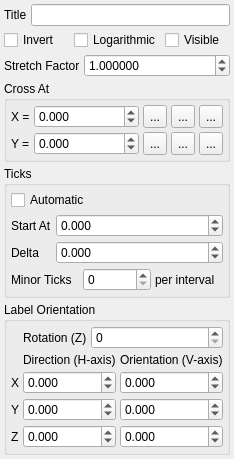
              <widget class="QWidget" name="ZAxisTab">
               <attribute name="title">
                <string>Z Axis</string>
               </attribute>
               <layout class="QVBoxLayout" name="verticalLayout_20">
                <property name="spacing">
                 <number>4</number>
                </property>
                <property name="margin">
                 <number>4</number>
                </property>
                <item>
                 <layout class="QHBoxLayout" name="horizontalLayout_26">
                  <item>
                   <widget class="QLabel" name="label_36">
                    <property name="text">
                     <string>Title</string>
                    </property>
                   </widget>
                  </item>
                  <item>
                   <widget class="QLineEdit" name="ViewZAxisTitleEdit"/>
                  </item>
                 </layout>
                </item>
                <item>
                 <layout class="QHBoxLayout" name="horizontalLayout_23">
                  <item>
                   <widget class="QCheckBox" name="ViewZAxisInvertCheck">
                    <property name="text">
                     <string>Invert</string>
                    </property>
                   </widget>
                  </item>
                  <item>
                   <widget class="QCheckBox" name="ViewZAxisLogarithmicCheck">
                    <property name="text">
                     <string>Logarithmic</string>
                    </property>
                   </widget>
                  </item>
                  <item>
                   <widget class="QCheckBox" name="ViewZAxisVisibleCheck">
                    <property name="text">
                     <string>Visible</string>
                    </property>
                   </widget>
                  </item>
                 </layout>
                </item>
                <item>
                 <layout class="QHBoxLayout" name="horizontalLayout_30">
                  <item>
                   <widget class="QLabel" name="label_40">
                    <property name="text">
                     <string>Stretch Factor</string>
                    </property>
                   </widget>
                  </item>
                  <item>
                   <widget class="QDoubleSpinBox" name="ViewZAxisStretchSpin">
                    <property name="sizePolicy">
                     <sizepolicy hsizetype="Expanding" vsizetype="Fixed">
                      <horstretch>0</horstretch>
                      <verstretch>0</verstretch>
                     </sizepolicy>
                    </property>
                    <property name="toolTip">
                     <string/>
                    </property>
                    <property name="decimals">
                     <number>6</number>
                    </property>
                    <property name="minimum">
                     <double>0.000001000000000</double>
                    </property>
                    <property name="maximum">
                     <double>1000000.000000000000000</double>
                    </property>
                    <property name="singleStep">
                     <double>0.010000000000000</double>
                    </property>
                    <property name="value">
                     <double>1.000000000000000</double>
                    </property>
                   </widget>
                  </item>
                 </layout>
                </item>
                <item>
                 <widget class="QGroupBox" name="ZAxisCrossGroup">
                  <property name="title">
                   <string>Cross At</string>
                  </property>
                  <layout class="QVBoxLayout" name="verticalLayout_17">
                   <property name="spacing">
                    <number>4</number>
                   </property>
                   <property name="margin">
                    <number>4</number>
                   </property>
                   <item>
                    <layout class="QGridLayout" name="gridLayout_8">
                     <property name="spacing">
                      <number>4</number>
                     </property>
                     <item row="0" column="0">
                      <widget class="QLabel" name="label_12">
                       <property name="sizePolicy">
                        <sizepolicy hsizetype="Minimum" vsizetype="Preferred">
                         <horstretch>0</horstretch>
                         <verstretch>0</verstretch>
                        </sizepolicy>
                       </property>
                       <property name="text">
                        <string>X =</string>
                       </property>
                      </widget>
                     </item>
                     <item row="0" column="1">
                      <widget class="QDoubleSpinBox" name="ViewZAxisCrossAtXSpin">
                       <property name="sizePolicy">
                        <sizepolicy hsizetype="Expanding" vsizetype="Fixed">
                         <horstretch>0</horstretch>
                         <verstretch>0</verstretch>
                        </sizepolicy>
                       </property>
                       <property name="decimals">
                        <number>3</number>
                       </property>
                       <property name="minimum">
                        <double>-1000000.000000000000000</double>
                       </property>
                       <property name="maximum">
                        <double>1000000.000000000000000</double>
                       </property>
                      </widget>
                     </item>
                     <item row="1" column="0">
                      <widget class="QLabel" name="label_13">
                       <property name="sizePolicy">
                        <sizepolicy hsizetype="Minimum" vsizetype="Preferred">
                         <horstretch>0</horstretch>
                         <verstretch>0</verstretch>
                        </sizepolicy>
                       </property>
                       <property name="text">
                        <string>Y =</string>
                       </property>
                      </widget>
                     </item>
                     <item row="1" column="1">
                      <widget class="QDoubleSpinBox" name="ViewZAxisCrossAtYSpin">
                       <property name="sizePolicy">
                        <sizepolicy hsizetype="Expanding" vsizetype="Fixed">
                         <horstretch>0</horstretch>
                         <verstretch>0</verstretch>
                        </sizepolicy>
                       </property>
                       <property name="decimals">
                        <number>3</number>
                       </property>
                       <property name="minimum">
                        <double>-1000000.000000000000000</double>
                       </property>
                       <property name="maximum">
                        <double>1000000.000000000000000</double>
                       </property>
                      </widget>
                     </item>
                     <item row="0" column="2">
                      <widget class="QToolButton" name="ViewZAxisCrossAtXSetMinimumButton">
                       <property name="maximumSize">
                        <size>
                         <width>24</width>
                         <height>24</height>
                        </size>
                       </property>
                       <property name="toolTip">
                        <string>Set to minimum source data value</string>
                       </property>
                       <property name="text">
                        <string>...</string>
                       </property>
                       <property name="icon">
                        <iconset resource="icons.qrc">
                         <normaloff>:/fqplot/icons/toleftlimit.svg</normaloff>:/fqplot/icons/toleftlimit.svg</iconset>
                       </property>
                      </widget>
                     </item>
                     <item row="0" column="4">
                      <widget class="QToolButton" name="ViewZAxisCrossAtXSetMaximumButton">
                       <property name="maximumSize">
                        <size>
                         <width>24</width>
                         <height>24</height>
                        </size>
                       </property>
                       <property name="toolTip">
                        <string>Set to maximum source data value</string>
                       </property>
                       <property name="text">
                        <string>...</string>
                       </property>
                       <property name="icon">
                        <iconset resource="icons.qrc">
                         <normaloff>:/fqplot/icons/torightlimit.svg</normaloff>:/fqplot/icons/torightlimit.svg</iconset>
                       </property>
                      </widget>
                     </item>
                     <item row="0" column="3">
                      <widget class="QToolButton" name="ViewZAxisCrossAtXSetZeroButton">
                       <property name="maximumSize">
                        <size>
                         <width>24</width>
                         <height>24</height>
                        </size>
                       </property>
                       <property name="toolTip">
                        <string>Set to zero</string>
                       </property>
                       <property name="text">
                        <string>...</string>
                       </property>
                       <property name="icon">
                        <iconset resource="icons.qrc">
                         <normaloff>:/fqplot/icons/tozero.svg</normaloff>:/fqplot/icons/tozero.svg</iconset>
                       </property>
                      </widget>
                     </item>
                     <item row="1" column="2">
                      <widget class="QToolButton" name="ViewZAxisCrossAtYSetMinimumButton">
                       <property name="maximumSize">
                        <size>
                         <width>24</width>
                         <height>24</height>
                        </size>
                       </property>
                       <property name="toolTip">
                        <string>Set to minimum source data value</string>
                       </property>
                       <property name="text">
                        <string>...</string>
                       </property>
                       <property name="icon">
                        <iconset resource="icons.qrc">
                         <normaloff>:/fqplot/icons/toleftlimit.svg</normaloff>:/fqplot/icons/toleftlimit.svg</iconset>
                       </property>
                      </widget>
                     </item>
                     <item row="1" column="3">
                      <widget class="QToolButton" name="ViewZAxisCrossAtYSetZeroButton">
                       <property name="maximumSize">
                        <size>
                         <width>24</width>
                         <height>24</height>
                        </size>
                       </property>
                       <property name="toolTip">
                        <string>Set to zero</string>
                       </property>
                       <property name="text">
                        <string>...</string>
                       </property>
                       <property name="icon">
                        <iconset resource="icons.qrc">
                         <normaloff>:/fqplot/icons/tozero.svg</normaloff>:/fqplot/icons/tozero.svg</iconset>
                       </property>
                      </widget>
                     </item>
                     <item row="1" column="4">
                      <widget class="QToolButton" name="ViewZAxisCrossAtYSetMaximumButton">
                       <property name="maximumSize">
                        <size>
                         <width>24</width>
                         <height>24</height>
                        </size>
                       </property>
                       <property name="toolTip">
                        <string>Set to maximum source data value</string>
                       </property>
                       <property name="text">
                        <string>...</string>
                       </property>
                       <property name="icon">
                        <iconset resource="icons.qrc">
                         <normaloff>:/fqplot/icons/torightlimit.svg</normaloff>:/fqplot/icons/torightlimit.svg</iconset>
                       </property>
                      </widget>
                     </item>
                    </layout>
                   </item>
                  </layout>
                 </widget>
                </item>
                <item>
                 <widget class="QGroupBox" name="ZAxisTicksGroup">
                  <property name="title">
                   <string>Ticks</string>
                  </property>
                  <layout class="QVBoxLayout" name="verticalLayout_18">
                   <property name="spacing">
                    <number>4</number>
                   </property>
                   <property name="margin">
                    <number>4</number>
                   </property>
                   <item>
                    <widget class="QCheckBox" name="ViewZAxisAutoTicksCheck">
                     <property name="text">
                      <string>Automatic</string>
                     </property>
                    </widget>
                   </item>
                   <item>
                    <widget class="QWidget" name="ViewZAxisTicksWidget" native="true">
                     <layout class="QVBoxLayout" name="verticalLayout_19">
                      <property name="spacing">
                       <number>0</number>
                      </property>
                      <property name="margin">
                       <number>0</number>
                      </property>
                      <item>
                       <layout class="QGridLayout" name="gridLayout_9">
                        <property name="spacing">
                         <number>4</number>
                        </property>
                        <item row="0" column="0">
                         <widget class="QLabel" name="label_14">
                          <property name="sizePolicy">
                           <sizepolicy hsizetype="Minimum" vsizetype="Preferred">
                            <horstretch>0</horstretch>
                            <verstretch>0</verstretch>
                           </sizepolicy>
                          </property>
                          <property name="text">
                           <string>Start At</string>
                          </property>
                         </widget>
                        </item>
                        <item row="0" column="1">
                         <widget class="QDoubleSpinBox" name="ViewZAxisTicksStartSpin">
                          <property name="sizePolicy">
                           <sizepolicy hsizetype="Expanding" vsizetype="Fixed">
                            <horstretch>0</horstretch>
                            <verstretch>0</verstretch>
                           </sizepolicy>
                          </property>
                          <property name="decimals">
                           <number>3</number>
                          </property>
                          <property name="minimum">
                           <double>-1000000.000000000000000</double>
                          </property>
                          <property name="maximum">
                           <double>1000000.000000000000000</double>
                          </property>
                         </widget>
                        </item>
                        <item row="1" column="0">
                         <widget class="QLabel" name="label_15">
                          <property name="sizePolicy">
                           <sizepolicy hsizetype="Minimum" vsizetype="Preferred">
                            <horstretch>0</horstretch>
                            <verstretch>0</verstretch>
                           </sizepolicy>
                          </property>
                          <property name="text">
                           <string>Delta</string>
                          </property>
                         </widget>
                        </item>
                        <item row="1" column="1">
                         <widget class="QDoubleSpinBox" name="ViewZAxisTicksDeltaSpin">
                          <property name="sizePolicy">
                           <sizepolicy hsizetype="Expanding" vsizetype="Fixed">
                            <horstretch>0</horstretch>
                            <verstretch>0</verstretch>
                           </sizepolicy>
                          </property>
                          <property name="decimals">
                           <number>3</number>
                          </property>
                          <property name="minimum">
                           <double>-1000000.000000000000000</double>
                          </property>
                          <property name="maximum">
                           <double>1000000.000000000000000</double>
                          </property>
                         </widget>
                        </item>
                       </layout>
                      </item>
                     </layout>
                    </widget>
                   </item>
                   <item>
                    <layout class="QHBoxLayout" name="horizontalLayout_17">
                     <property name="spacing">
                      <number>4</number>
                     </property>
                     <item>
                      <widget class="QLabel" name="label_23">
                       <property name="text">
                        <string>Minor Ticks</string>
                       </property>
                      </widget>
                     </item>
                     <item>
                      <widget class="QSpinBox" name="ViewZAxisMinorTicksSpin"/>
                     </item>
                     <item>
                      <widget class="QLabel" name="label_24">
                       <property name="text">
                        <string>per interval</string>
                       </property>
                      </widget>
                     </item>
                    </layout>
                   </item>
                  </layout>
                 </widget>
                </item>
                <item>
                 <widget class="QGroupBox" name="YAxisLabelOrientationGroup_2">
                  <property name="title">
                   <string>Label Orientation</string>
                  </property>
                  <layout class="QVBoxLayout" name="verticalLayout_23">
                   <property name="spacing">
                    <number>4</number>
                   </property>
                   <property name="margin">
                    <number>4</number>
                   </property>
                   <item>
                    <layout class="QGridLayout" name="gridLayout_12">
                     <property name="spacing">
                      <number>4</number>
                     </property>
                     <item row="4" column="0">
                      <widget class="QLabel" name="label_28">
                       <property name="text">
                        <string>Z</string>
                       </property>
                      </widget>
                     </item>
                     <item row="2" column="1">
                      <widget class="QDoubleSpinBox" name="ViewZAxisDirectionXSpin">
                       <property name="sizePolicy">
                        <sizepolicy hsizetype="Expanding" vsizetype="Fixed">
                         <horstretch>0</horstretch>
                         <verstretch>0</verstretch>
                        </sizepolicy>
                       </property>
                       <property name="decimals">
                        <number>3</number>
                       </property>
                       <property name="minimum">
                        <double>-1.000000000000000</double>
                       </property>
                       <property name="maximum">
                        <double>1.000000000000000</double>
                       </property>
                       <property name="singleStep">
                        <double>0.100000000000000</double>
                       </property>
                      </widget>
                     </item>
                     <item row="2" column="0">
                      <widget class="QLabel" name="label_29">
                       <property name="text">
                        <string>X</string>
                       </property>
                      </widget>
                     </item>
                     <item row="3" column="0">
                      <widget class="QLabel" name="label_30">
                       <property name="text">
                        <string>Y</string>
                       </property>
                      </widget>
                     </item>
                     <item row="4" column="1">
                      <widget class="QDoubleSpinBox" name="ViewZAxisDirectionZSpin">
                       <property name="sizePolicy">
                        <sizepolicy hsizetype="Expanding" vsizetype="Fixed">
                         <horstretch>0</horstretch>
                         <verstretch>0</verstretch>
                        </sizepolicy>
                       </property>
                       <property name="decimals">
                        <number>3</number>
                       </property>
                       <property name="minimum">
                        <double>-1.000000000000000</double>
                       </property>
                       <property name="maximum">
                        <double>1.000000000000000</double>
                       </property>
                       <property name="singleStep">
                        <double>0.100000000000000</double>
                       </property>
                      </widget>
                     </item>
                     <item row="3" column="1">
                      <widget class="QDoubleSpinBox" name="ViewZAxisDirectionYSpin">
                       <property name="sizePolicy">
                        <sizepolicy hsizetype="Expanding" vsizetype="Fixed">
                         <horstretch>0</horstretch>
                         <verstretch>0</verstretch>
                        </sizepolicy>
                       </property>
                       <property name="decimals">
                        <number>3</number>
                       </property>
                       <property name="minimum">
                        <double>-1.000000000000000</double>
                       </property>
                       <property name="maximum">
                        <double>1.000000000000000</double>
                       </property>
                       <property name="singleStep">
                        <double>0.100000000000000</double>
                       </property>
                      </widget>
                     </item>
                     <item row="2" column="2">
                      <widget class="QDoubleSpinBox" name="ViewZAxisUpXSpin">
                       <property name="sizePolicy">
                        <sizepolicy hsizetype="Expanding" vsizetype="Fixed">
                         <horstretch>0</horstretch>
                         <verstretch>0</verstretch>
                        </sizepolicy>
                       </property>
                       <property name="decimals">
                        <number>3</number>
                       </property>
                       <property name="minimum">
                        <double>-1.000000000000000</double>
                       </property>
                       <property name="maximum">
                        <double>1.000000000000000</double>
                       </property>
                       <property name="singleStep">
                        <double>0.100000000000000</double>
                       </property>
                      </widget>
                     </item>
                     <item row="3" column="2">
                      <widget class="QDoubleSpinBox" name="ViewZAxisUpYSpin">
                       <property name="sizePolicy">
                        <sizepolicy hsizetype="Expanding" vsizetype="Fixed">
                         <horstretch>0</horstretch>
                         <verstretch>0</verstretch>
                        </sizepolicy>
                       </property>
                       <property name="decimals">
                        <number>3</number>
                       </property>
                       <property name="minimum">
                        <double>-1.000000000000000</double>
                       </property>
                       <property name="maximum">
                        <double>1.000000000000000</double>
                       </property>
                       <property name="singleStep">
                        <double>0.100000000000000</double>
                       </property>
                      </widget>
                     </item>
                     <item row="4" column="2">
                      <widget class="QDoubleSpinBox" name="ViewZAxisUpZSpin">
                       <property name="sizePolicy">
                        <sizepolicy hsizetype="Expanding" vsizetype="Fixed">
                         <horstretch>0</horstretch>
                         <verstretch>0</verstretch>
                        </sizepolicy>
                       </property>
                       <property name="decimals">
                        <number>3</number>
                       </property>
                       <property name="minimum">
                        <double>-1.000000000000000</double>
                       </property>
                       <property name="maximum">
                        <double>1.000000000000000</double>
                       </property>
                       <property name="singleStep">
                        <double>0.100000000000000</double>
                       </property>
                      </widget>
                     </item>
                     <item row="1" column="1">
                      <widget class="QLabel" name="LabelD_6">
                       <property name="text">
                        <string>Direction (H-axis)</string>
                       </property>
                      </widget>
                     </item>
                     <item row="1" column="2">
                      <widget class="QLabel" name="LabelD_5">
                       <property name="text">
                        <string>Orientation (V-axis)</string>
                       </property>
                      </widget>
                     </item>
                     <item row="0" column="1" colspan="2">
                      <layout class="QHBoxLayout" name="horizontalLayout_19">
                       <item>
                        <widget class="QLabel" name="label_32">
                         <property name="text">
                          <string>Rotation (Z)</string>
                         </property>
                        </widget>
                       </item>
                       <item>
                        <widget class="QSpinBox" name="ViewZAxisRotationSpin">
                         <property name="sizePolicy">
                          <sizepolicy hsizetype="Expanding" vsizetype="Fixed">
                           <horstretch>0</horstretch>
                           <verstretch>0</verstretch>
                          </sizepolicy>
                         </property>
                         <property name="maximum">
                          <number>360</number>
                         </property>
                        </widget>
                       </item>
                      </layout>
                     </item>
                    </layout>
                   </item>
                  </layout>
                 </widget>
                </item>
               </layout>
              </widget>
